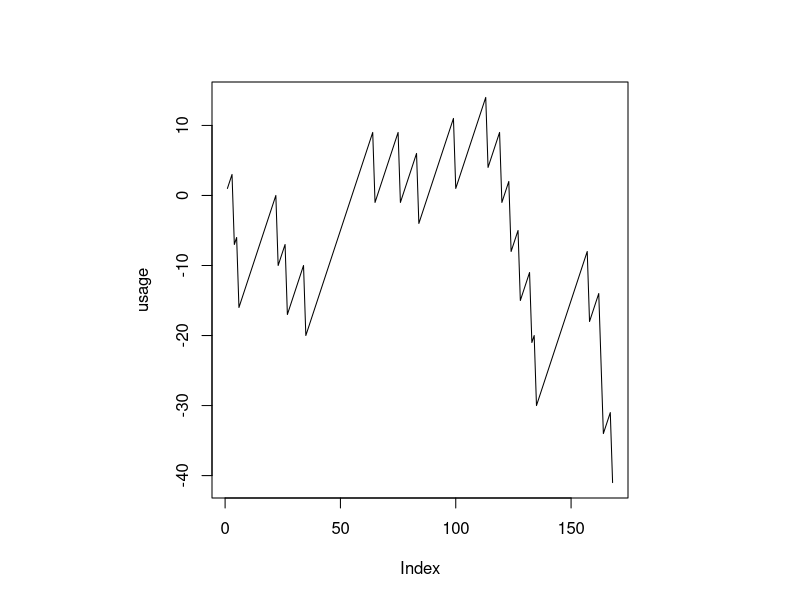
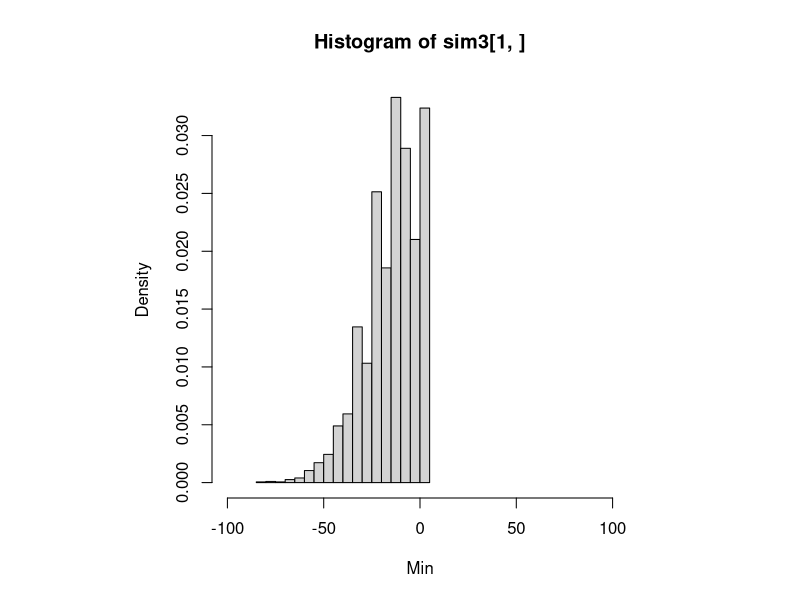
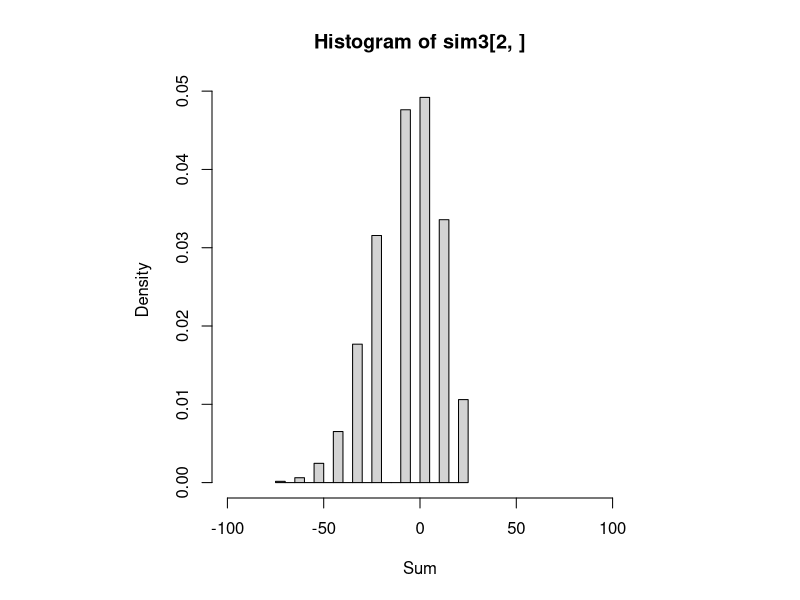
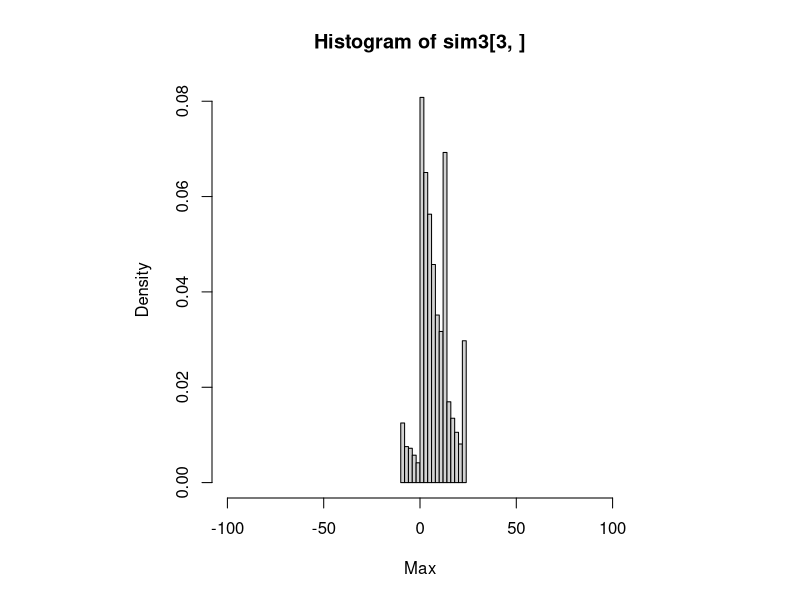

Reproduce these figures in R, in order.
#!/usr/bin/Rscript
##
## Start the interpreter  with M-R. Use C-c C-j to  eval a line, C-M-x
## to eval a paragraph.
##
## Back of the evelope calculation ... Say it takes 0.1s to simulate a
## distribution  in  the  future  for   a  single  "disk  usage"  time
## series. In 30s which is a timeout for a Zabbix Item you can only do
## as many as 300 "disks", that is about 30-100 VMs max.  On the other
## hand if we agree to simulate the future once an hour one can manage
## several thousands VMs.
##

##
## Simulating Data might be usefull as a tutorial [1].
##
## [1] https://clayford.github.io/dwir/dwr_12_generating_data.html
##
## In this  particular distribution  the increments are  usually small
## and positive or large and negative:
prior <- c(1,1,1,1,1,1,1,1,1,-10);

## This outputs the frequency table:
table (prior);
mean (prior);                           # -0.1
## plot (ecdf (prior), do.points = FALSE, verticals = TRUE);

## In case you want to exclude drift:
## prior <- prior - mean (prior);

## There are 7 * 24 = 168 hours in a week
day <- 24;
week <- 7 * day;
usage <- cumsum (sample (prior, size = week, replace = TRUE));
par (pty = "s");                        # square windows
plot (usage, type = "l");

## One week of  data, in fact only  167 = 168 -  1 differences, should
## give us  some idea of prior  distribution. Still it will  often not
## suffice to recover the prior accurately.
distr <- diff (usage);
table (distr);
mean (distr);
## plot (table (distr));

## Min, Last,  and Max as  a few  observations derived from  a cusmsum
## trajectory:
f <- function (s) c (min (cumsum (s)), sum (s), max (cumsum (s)));

## Simulate the evolution over one day  many times. In fact you may be
## interested in the behaviour of max(cumsum(...)) or min(cumsum(...))
## and not  just sum(...). Since f()  returns a 3-vector the  shape of
## the resulte is 3 x n:
system.time (
    sim3 <- replicate (n = 10000, f (sample (distr, size = day, replace = TRUE)))
)
sims <- sim3[2, ];
fivenum (sims);
## The expectation value of a sum is  a multiple of that for the prior
## distribution:
c (mean (sims),  day * mean (distr), day * mean (prior));

## Histograms
xlim <- c(-100, 100);
hist (sim3[1, ], prob = TRUE, xlab = "Min", xlim = xlim);
hist (sim3[2, ], prob = TRUE, xlab = "Sum", xlim = xlim);
hist (sim3[3, ], prob = TRUE, xlab = "Max", xlim = xlim);
## lines (density (sim3[1, ], bw = 5));
## lines (density (sim3[3, ], bw = 5));

## Empirical cumulative distribution function:
## plot (ecdf (sims), do.points = FALSE, verticals = TRUE);
## qqnorm (sims); qqline (sims);
